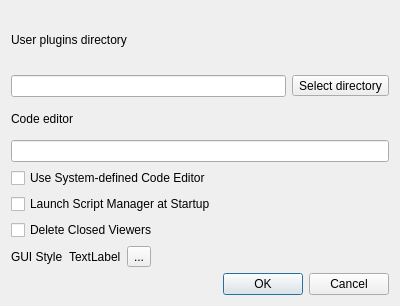
<?xml version="1.0" encoding="UTF-8"?>
<ui version="4.0">
 <class>Dialog</class>
 <widget class="QDialog" name="Dialog">
  <property name="geometry">
   <rect>
    <x>0</x>
    <y>0</y>
    <width>400</width>
    <height>306</height>
   </rect>
  </property>
  <property name="windowTitle">
   <string>Dialog</string>
  </property>
  <property name="windowIcon">
   <iconset theme="settings-configure"/>
  </property>
  <layout class="QGridLayout" name="gridLayout">
   <item row="0" column="0">
    <layout class="QVBoxLayout" name="verticalLayout">
     <item>
      <widget class="QLabel" name="label">
       <property name="text">
        <string>User plugins directory</string>
       </property>
      </widget>
     </item>
     <item>
      <layout class="QHBoxLayout" name="horizontalLayout">
       <item>
        <widget class="QLineEdit" name="userPluginsDirectoryLineEdit"/>
       </item>
       <item>
        <widget class="QToolButton" name="userPluginsDirectoryToolButton">
         <property name="toolTip">
          <string>Select directory containing user plugins</string>
         </property>
         <property name="statusTip">
          <string>Select directory containing user plugins</string>
         </property>
         <property name="whatsThis">
          <string>Select directory containing user plugins</string>
         </property>
         <property name="text">
          <string>Select directory</string>
         </property>
         <property name="icon">
          <iconset theme="document-open-folder"/>
         </property>
        </widget>
       </item>
      </layout>
     </item>
    </layout>
   </item>
   <item row="1" column="0">
    <layout class="QVBoxLayout" name="verticalLayout_2">
     <item>
      <widget class="QLabel" name="label_2">
       <property name="text">
        <string>Code editor</string>
       </property>
      </widget>
     </item>
     <item>
      <widget class="QLineEdit" name="codeEditorLineEdit">
       <property name="toolTip">
        <string>&lt;html&gt;&lt;head/&gt;&lt;body&gt;
&lt;p&gt;Program to use as code editor.
&lt;/p&gt;This can be:
&lt;/p&gt;
&lt;ul&gt;
&lt;li&gt;The name of an executable binary or script. e.g.: kate, nedit. The program must be located in a directory in your $PATH enviornment variable&lt;li&gt;
&lt;li&gt;The full path to an executable, e.g. /usr/bin/kate&lt;/li&gt;
&lt;/ul&gt;&lt;/body&gt;&lt;/html&gt;</string>
       </property>
       <property name="statusTip">
        <string>Program to use as code editor.</string>
       </property>
       <property name="whatsThis">
        <string>&lt;html&gt;&lt;head/&gt;&lt;body&gt;
&lt;p&gt;Program to use as code editor.
&lt;/p&gt;This can be:
&lt;/p&gt;
&lt;ul&gt;
&lt;li&gt;The name of an executable binary or script. e.g.: kate, nedit. The program must be located in a directory in your $PATH enviornment variable&lt;li&gt;
&lt;li&gt;The full path to an executable, e.g. /usr/bin/kate&lt;/li&gt;
&lt;/ul&gt;&lt;/body&gt;&lt;/html&gt;</string>
       </property>
      </widget>
     </item>
     <item>
      <widget class="QCheckBox" name="useSystemCodeEditorCheckBox">
       <property name="text">
        <string>Use System-defined Code Editor</string>
       </property>
      </widget>
     </item>
    </layout>
   </item>
   <item row="2" column="0">
    <layout class="QHBoxLayout" name="horizontalLayout_4">
     <item>
      <widget class="QCheckBox" name="autoLaunchScriptManagerCheckBox">
       <property name="text">
        <string>Launch Script Manager at Startup</string>
       </property>
      </widget>
     </item>
     <item>
      <spacer name="horizontalSpacer_2">
       <property name="orientation">
        <enum>Qt::Horizontal</enum>
       </property>
       <property name="sizeHint" stdset="0">
        <size>
         <width>40</width>
         <height>20</height>
        </size>
       </property>
      </spacer>
     </item>
    </layout>
   </item>
   <item row="3" column="0">
    <layout class="QHBoxLayout" name="horizontalLayout_3">
     <item>
      <widget class="QCheckBox" name="deleteClosedViewersCheckBox">
       <property name="toolTip">
        <string>Delete viewer instances when their window is closed</string>
       </property>
       <property name="statusTip">
        <string>Delete viewer instances when their window is closed</string>
       </property>
       <property name="whatsThis">
        <string>Delete viewer instances when their window is closed</string>
       </property>
       <property name="text">
        <string>Delete Closed Viewers</string>
       </property>
      </widget>
     </item>
     <item>
      <spacer name="horizontalSpacer">
       <property name="orientation">
        <enum>Qt::Horizontal</enum>
       </property>
       <property name="sizeHint" stdset="0">
        <size>
         <width>40</width>
         <height>20</height>
        </size>
       </property>
      </spacer>
     </item>
    </layout>
   </item>
   <item row="4" column="0">
    <layout class="QHBoxLayout" name="horizontalLayout_2">
     <item>
      <widget class="QLabel" name="label_3">
       <property name="text">
        <string>GUI Style</string>
       </property>
      </widget>
     </item>
     <item>
      <widget class="QLabel" name="currentGUIStyleLabel">
       <property name="text">
        <string>TextLabel</string>
       </property>
      </widget>
     </item>
     <item>
      <widget class="QToolButton" name="chooseGUIStyletoolButton">
       <property name="toolTip">
        <string>Select Widget Style (Qt)</string>
       </property>
       <property name="statusTip">
        <string>Select Widget Style (Qt)</string>
       </property>
       <property name="whatsThis">
        <string>Select Widget Style (Qt)</string>
       </property>
       <property name="text">
        <string>...</string>
       </property>
       <property name="icon">
        <iconset theme="edit-paste-style"/>
       </property>
      </widget>
     </item>
     <item>
      <spacer name="horizontalSpacer_3">
       <property name="orientation">
        <enum>Qt::Horizontal</enum>
       </property>
       <property name="sizeHint" stdset="0">
        <size>
         <width>40</width>
         <height>20</height>
        </size>
       </property>
      </spacer>
     </item>
    </layout>
   </item>
   <item row="5" column="0">
    <widget class="QDialogButtonBox" name="buttonBox">
     <property name="orientation">
      <enum>Qt::Horizontal</enum>
     </property>
     <property name="standardButtons">
      <set>QDialogButtonBox::Cancel|QDialogButtonBox::Ok</set>
     </property>
    </widget>
   </item>
  </layout>
 </widget>
 <resources/>
 <connections>
  <connection>
   <sender>buttonBox</sender>
   <signal>accepted()</signal>
   <receiver>Dialog</receiver>
   <slot>accept()</slot>
   <hints>
    <hint type="sourcelabel">
     <x>248</x>
     <y>254</y>
    </hint>
    <hint type="destinationlabel">
     <x>157</x>
     <y>274</y>
    </hint>
   </hints>
  </connection>
  <connection>
   <sender>buttonBox</sender>
   <signal>rejected()</signal>
   <receiver>Dialog</receiver>
   <slot>reject()</slot>
   <hints>
    <hint type="sourcelabel">
     <x>316</x>
     <y>260</y>
    </hint>
    <hint type="destinationlabel">
     <x>286</x>
     <y>274</y>
    </hint>
   </hints>
  </connection>
 </connections>
</ui>
